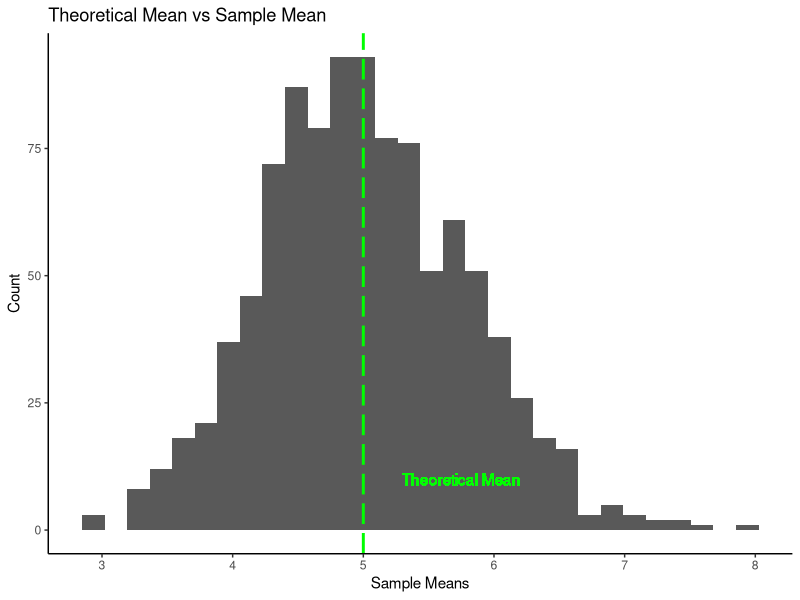
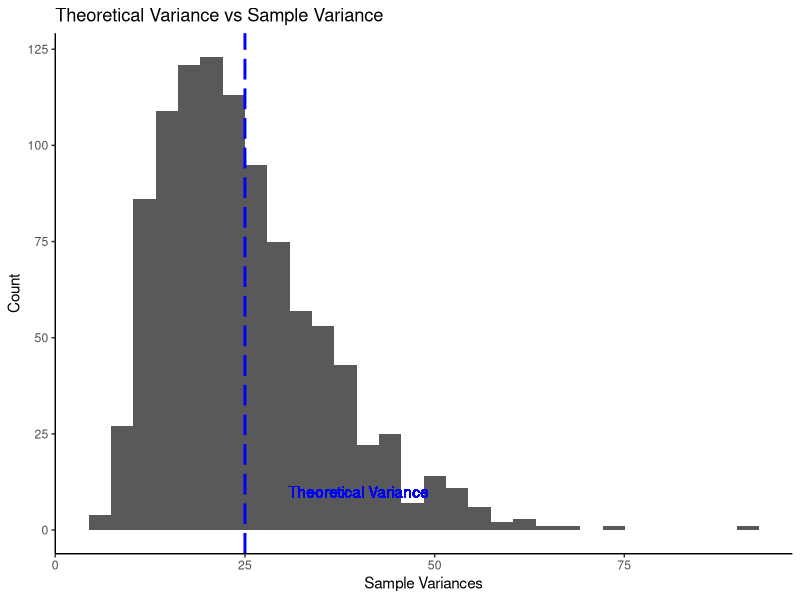
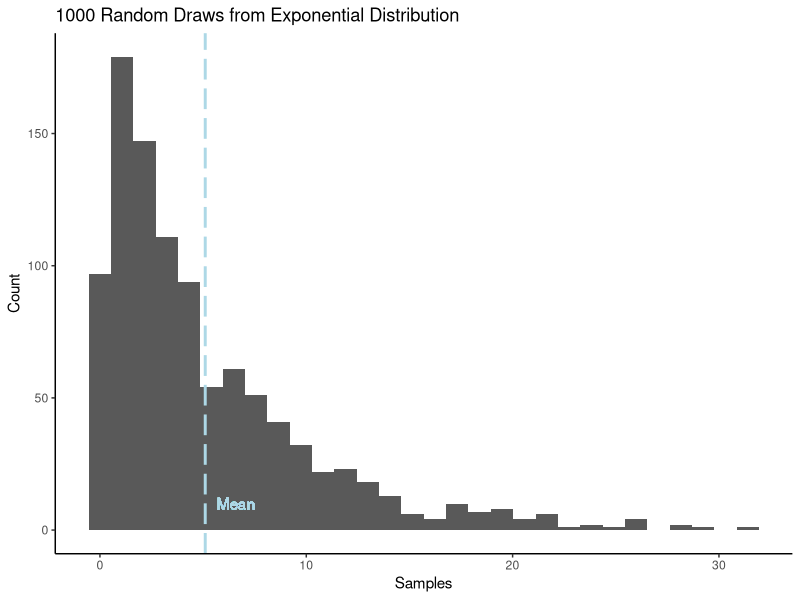
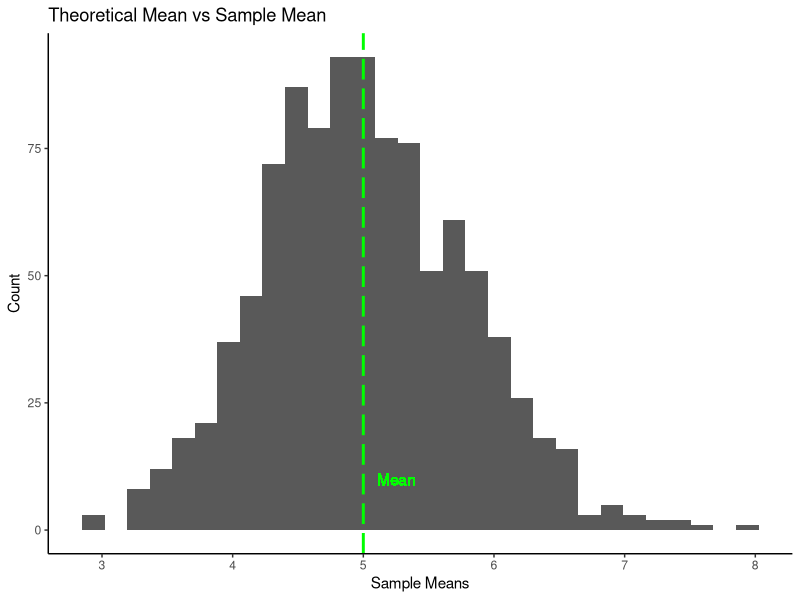

Here is the R script that generated these plots, in order:
## ---- chunk 1
lambda<-0.2
mns<-NULL
vars<-NULL
for (i in 1:1000) {
        mns=c(mns,mean(rexp(40,lambda)))
        vars=c(vars,var(rexp(40,lambda)))
}
sims<-data.frame(mns)
## ---- chunk 2
library(ggplot2)
ggplot(data=sims, aes(mns))+
        geom_histogram()+
        labs(title="Theoretical Mean vs Sample Mean",
             x="Sample Means",
             y="Count")+
        geom_vline(xintercept=1/lambda, colour="green",linetype="longdash", size=1)+
        geom_text(aes(x=1/lambda*1.15,y=10,label="Theoretical Mean"),color="green")+
        theme_classic()
## ---- chunk 3
mean(sims$mns)
## ---- chunk 4
library(ggplot2)
ggplot(data=sims, aes(vars))+
        geom_histogram()+
        labs(title="Theoretical Variance vs Sample Variance",
             x="Sample Variances",
             y="Count")+
        geom_vline(xintercept=(1/lambda)^2, colour="blue",linetype="longdash", size=1)+
        geom_text(aes(x=(1/lambda)^2*1.6,y=10,label="Theoretical Variance"),color="blue")+
        theme_classic()
## ---- chunk 5
mean(sims$vars)
## ---- chunk 6
draws<-rexp(1000,0.2)
draws<-data.frame(draws)
drawmean<-mean(draws$draws)
library(ggplot2)
ggplot(data=draws, aes(draws))+
        geom_histogram()+
        labs(title="1000 Random Draws from Exponential Distribution",
             x="Samples",
             y="Count")+
        geom_vline(xintercept=mean(drawmean), colour="lightblue",linetype="longdash", size=1)+
        geom_text(aes(x=drawmean+1.5,y=10,label="Mean"),color="lightblue")+
        theme_classic()
## ---- chunk 7
library(ggplot2)
ggplot(data=sims, aes(mns))+
        geom_histogram()+
        labs(title="Theoretical Mean vs Sample Mean",
             x="Sample Means",
             y="Count")+
        geom_vline(xintercept=1/lambda, colour="green",linetype="longdash", size=1)+
        geom_text(aes(x=mean(sims$mns)+.25,y=10,label="Mean"),color="green")+
        theme_classic()
## ---- chunk 8
library(datasets)
data("ToothGrowth")
## ---- chunk 9
str(ToothGrowth)
summary(ToothGrowth)
